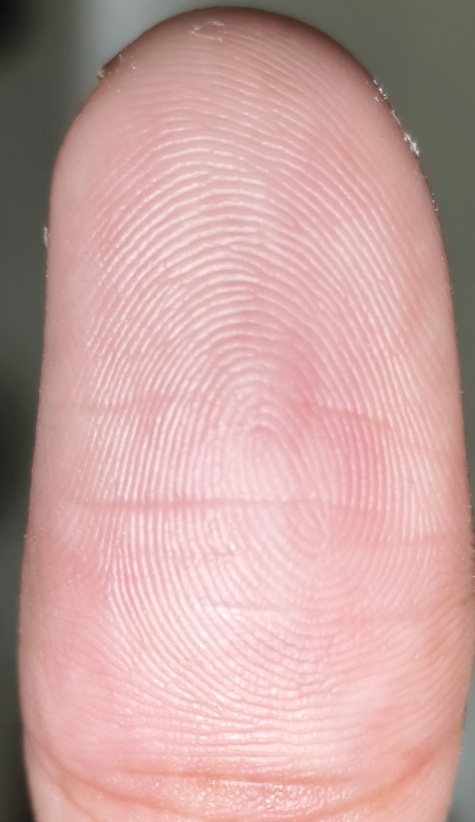
#> input picture input/finger1.jpg, 949 x 1644 px (shown at 1/2 size)
$ python cli.py ../input/finger1.jpg   (older library calls are emulated)
#> lines starting #> are read from the running program, lines starting #| are printed output that depends on the picture; after the words box and inside, x2 and y2 are one past the last pixel; in counts of white or black regions, pixels touching at a corner belong together
### backend/pipeline/acquisition.py
import cv2

def load_image(path):
#> called with path = '../input/finger1.jpg'
    img = cv2.imread(path)
#> img is the input picture: shape (1644, 949, 3); mean B, G, R 160.1, 162.8, 200.7
    if img is None:
        raise ValueError("Invalid image path")
    return img

### backend/app/services/fingerprint_service.py
from __future__ import annotations

import json
import logging
import re
import shutil
import time
import uuid
from pathlib import Path

import cv2
import numpy as np

from backend.pipeline.gabor_enhancement import gabor_enhance
from backend.pipeline.preprocessing import preprocess
from backend.pipeline.ridge_postprocess import postprocess
from backend.pipeline.roi_extraction import extract_roi
from backend.pipeline.thresholding import adaptive_threshold
from backend.app.services.validation_service import inspect_quality
from backend.app.core.config import DATA_DIR, FINGERPRINT_JOB_TTL_HOURS

logger = logging.getLogger(__name__)


def cleanup_expired_jobs(data_dir: Path = DATA_DIR, now: float | None = None, ttl_hours: int = FINGERPRINT_JOB_TTL_HOURS) -> int:
    """Remove only expired job directories; cleanup errors must not fail processing."""
    if ttl_hours <= 0:
        return 0
    try:
        entries = list(data_dir.iterdir())
    except FileNotFoundError:
        return 0
    except OSError:
        logger.warning("Could not list fingerprint job directory %s", data_dir, exc_info=True)
        return 0

    cutoff = (time.time() if now is None else now) - ttl_hours * 60 * 60
    removed = 0
    for entry in entries:
        if not entry.is_dir() or not re.fullmatch(r"[0-9a-f]{32}", entry.name):
            continue
        try:
            if entry.stat().st_mtime < cutoff:
                shutil.rmtree(entry)
                removed += 1
        except OSError:
            logger.warning("Could not remove expired fingerprint job %s", entry, exc_info=True)
    if removed:
        logger.info("Removed %s expired fingerprint job(s)", removed)
    return removed


class FingerprintService:
    def process_bytes(self, content: bytes, filename: str, input_mode: str = "upload") -> dict:
#> called with filename = 'finger1.jpg', input_mode = 'cli'
        started = time.perf_counter()
        raw = np.frombuffer(content, dtype=np.uint8)
        image = cv2.imdecode(raw, cv2.IMREAD_COLOR)
        if image is None or image.size == 0:
            raise ValueError("The uploaded file is not a valid fingerprint image.")
        height, width = image.shape[:2]
        if min(width, height) < 21:
            raise ValueError("Fingerprint images must be at least 21 pixels wide and high.")
        if width * height > 25_000_000:
            raise ValueError("Image dimensions exceed the 25 megapixel processing limit.")

        roi = extract_roi(image)
        if min(roi.shape[:2]) < 21:
            roi = image
        gray, normalized = preprocess(roi)
        enhanced = gabor_enhance(normalized)
        binary = adaptive_threshold(enhanced)
        final = postprocess(binary)
        source_gray = cv2.cvtColor(image, cv2.COLOR_BGR2GRAY)
        quality = inspect_quality(source_gray)

        job_id = uuid.uuid4().hex
        cleanup_expired_jobs()
        images = {"original": image, "roi": roi, "preprocessed": normalized, "enhanced": enhanced, "binary": binary, "final": final}
        job_dir = DATA_DIR / job_id
        job_dir.mkdir(parents=True, exist_ok=True)
        for name, array in images.items():
            cv2.imwrite(str(job_dir / f"{name}.png"), array)
        safe_filename = filename.replace("\\", "/").split("/")[-1].replace("\x00", "") or "fingerprint"
        result = {
            "job_id": job_id,
            "status": "completed",
            "filename": safe_filename,
            "input_mode": input_mode,
            "images": {name: f"/api/v1/fingerprint/image/{job_id}/{name}" for name in images},
            "metadata": {**quality, "processing_time_ms": round((time.perf_counter() - started) * 1000, 2)},
        }
        (job_dir / "result.json").write_text(json.dumps(result), encoding="utf-8")
        return result


fingerprint_service = FingerprintService()

### backend/pipeline/roi_extraction.py
import cv2
import numpy as np

def extract_roi(img):
    gray = cv2.cvtColor(img, cv2.COLOR_BGR2GRAY)
    blur = cv2.GaussianBlur(gray, (7,7), 0)

    _, mask = cv2.threshold(
        blur, 0, 255, cv2.THRESH_BINARY + cv2.THRESH_OTSU
    )
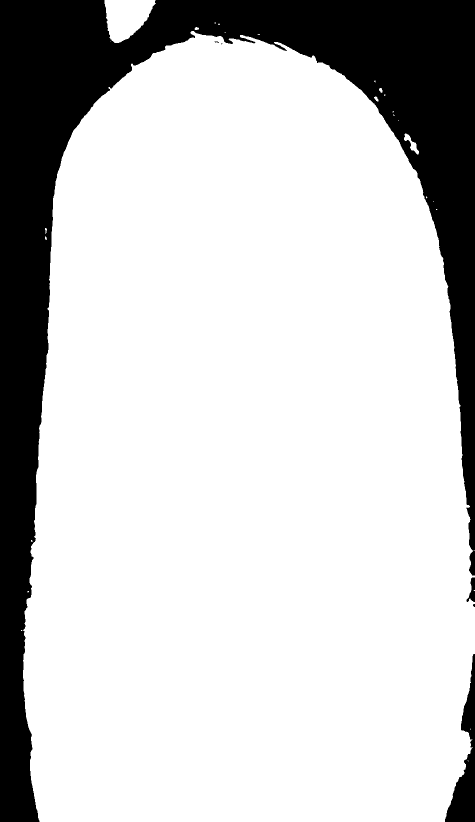
#> mask: shape (1644, 949) (shown at 1/2 size); 79.4% white; 6 black regions (3 under 20 px), largest, box (x1, y1, x2, y2) and area: (0, 0, 949, 1644) 313735, (890, 1308, 949, 1644) 7534, (933, 1155, 949, 1204) 394

    kernel = cv2.getStructuringElement(cv2.MORPH_ELLIPSE, (15,15))
    mask = cv2.morphologyEx(mask, cv2.MORPH_CLOSE, kernel)
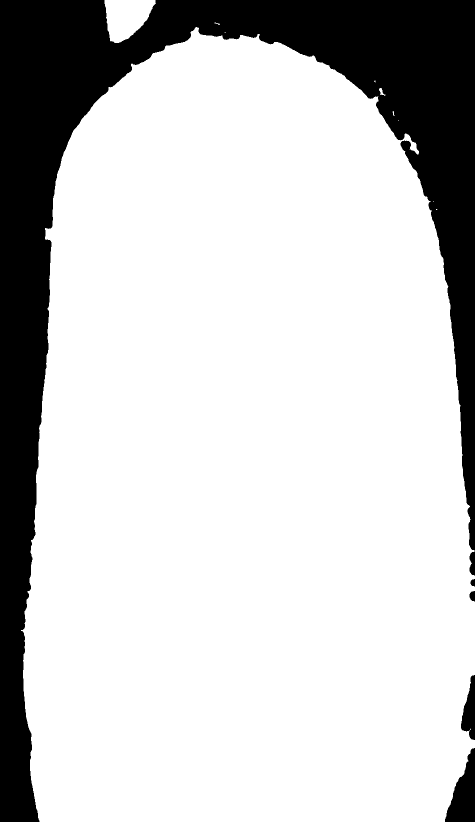
#> mask: shape (1644, 949) (shown at 1/2 size); 79.5% white; 6 black regions

    contours, _ = cv2.findContours(
        mask, cv2.RETR_EXTERNAL, cv2.CHAIN_APPROX_SIMPLE
    )
#> contours = 10 contours, 7 with area under 20; largest, box (x1, y1, x2, y2) and area: (42, 54, 949, 1644) 1232144, (209, 0, 312, 86) 5959, (758, 176, 771, 192) 63

    if not contours:
        return img

    cnt = max(contours, key=cv2.contourArea)
#> cnt = contour of 1436 points, box (x1, y1, x2, y2) (42, 54, 949, 1644), area 1232144
    x,y,w,h = cv2.boundingRect(cnt)
#> x = 42; y = 54; w = 907; h = 1590

    return img[y:y+h, x:x+w]

### backend/pipeline/preprocessing.py
import cv2

def preprocess(img):
    gray = cv2.cvtColor(img, cv2.COLOR_BGR2GRAY)
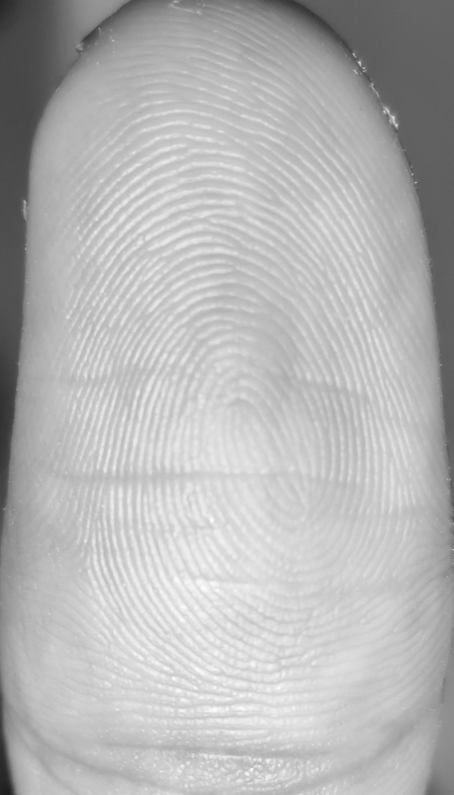
#> gray: shape (1590, 907) (shown at 1/2 size); min 28, max 254, mean 181.6
    blur = cv2.GaussianBlur(gray, (5,5), 0)
#> blur: shape (1590, 907)

    clahe = cv2.createCLAHE(clipLimit=2.0, tileGridSize=(8,8))
    norm = clahe.apply(blur)
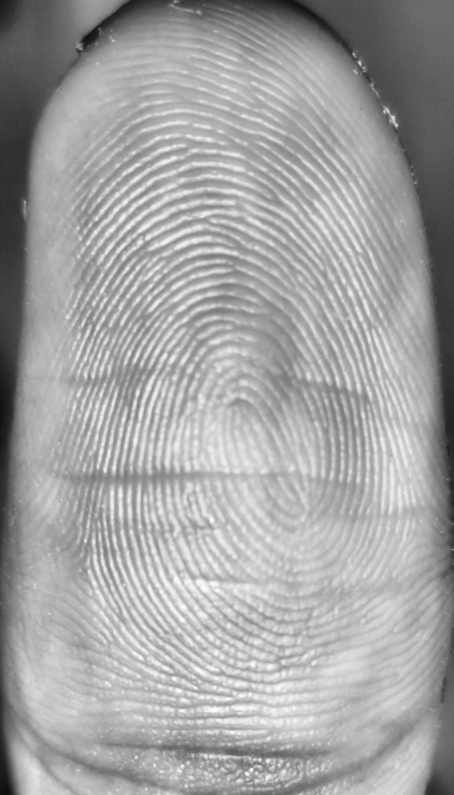
#> norm: shape (1590, 907) (shown at 1/2 size); min 13, max 253, mean 163.3

    return gray, norm

### backend/pipeline/gabor_enhancement.py
import cv2
import numpy as np

def gabor_enhance(img):
    img = img.astype(np.float32) / 255.0
#> img: shape (1590, 907) float32

    thetas = np.linspace(0, np.pi, 16, endpoint=False)
    responses = []

    for theta in thetas:
        kernel = cv2.getGaborKernel(
            ksize=(31,31),
            sigma=4.0,
            theta=theta,
            lambd=10.0,
            gamma=0.5,
            psi=0,
            ktype=cv2.CV_32F
        )
        resp = cv2.filter2D(img, cv2.CV_32F, kernel)
        responses.append(np.abs(resp))
#> this loop made 16 passes
#> pass 2, in gabor_enhance, `resp = cv2.filter2D(img, cv2.CV_32F, kernel)`:
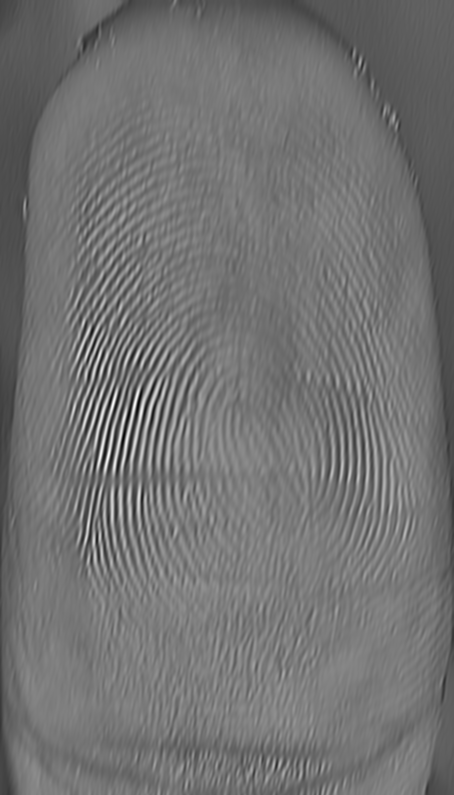
#> resp: shape (1590, 907) float32 (shown at 1/2 size); min -6.24, max 19.28, mean 5.26; drawn with min black and max white
#> after the loop, responses = 16 items

    energy = np.mean(responses, axis=0)
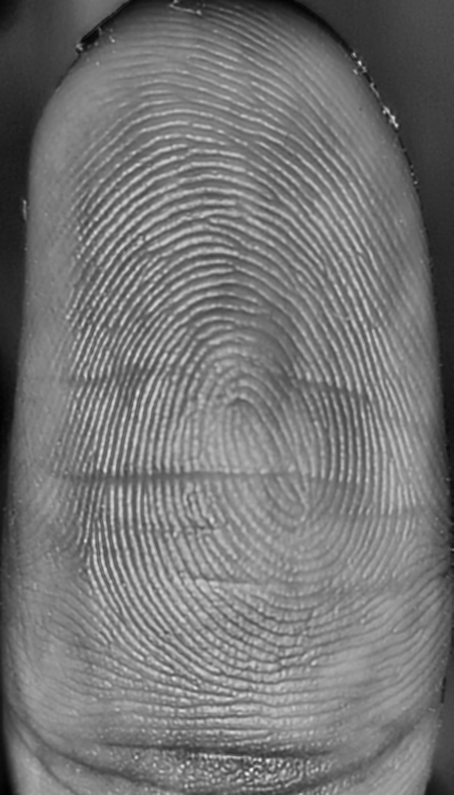
#> energy: shape (1590, 907) float32 (shown at 1/2 size); min 0.35, max 11.37, mean 5.42; drawn with min black and max white

    # Contrast enhancement
    energy = cv2.normalize(energy, None, 0, 255, cv2.NORM_MINMAX)
    energy = energy.astype(np.uint8)

    # Edge-preserving smoothing
    energy = cv2.bilateralFilter(energy, 9, 50, 50)

    return energy

### backend/pipeline/thresholding.py
import cv2

def adaptive_threshold(img):
    return cv2.adaptiveThreshold(
        img,
        255,
        cv2.ADAPTIVE_THRESH_GAUSSIAN_C,
        cv2.THRESH_BINARY_INV,
        21,
        5
    )
#> returned value: shape (1590, 907); 21.1% white; 1440 white regions (700 under 20 px), largest, box (x1, y1, x2, y2) and area: (263, 640, 685, 1351) 19482, (153, 527, 698, 1112) 12978, (131, 459, 589, 915) 11857

### backend/pipeline/ridge_postprocess.py
import cv2
import numpy as np

def postprocess(binary):
    kernel = cv2.getStructuringElement(cv2.MORPH_ELLIPSE, (3,3))
    clean = cv2.morphologyEx(binary, cv2.MORPH_OPEN, kernel)
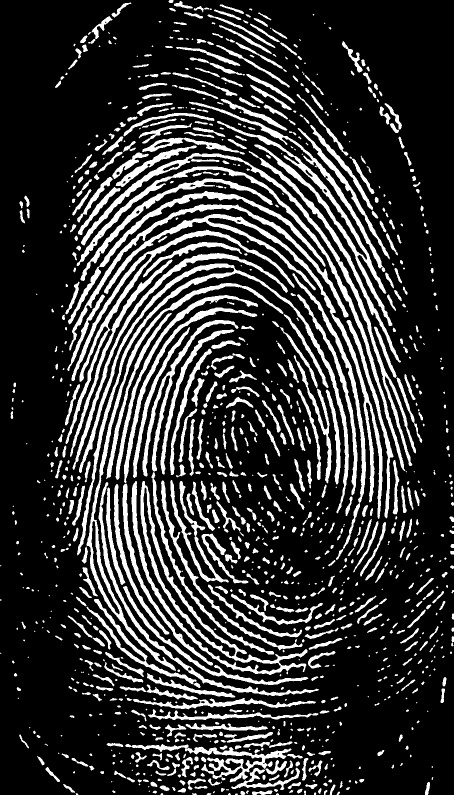
#> clean: shape (1590, 907) (shown at 1/2 size); 20.7% white; 1112 white regions (318 under 20 px), largest, box (x1, y1, x2, y2) and area: (154, 527, 698, 1111) 12936, (263, 962, 615, 1350) 11430, (208, 428, 765, 1038) 11231
    clean = cv2.morphologyEx(clean, cv2.MORPH_CLOSE, kernel)
#> clean: shape (1590, 907); 20.7% white; 1073 white regions (308 under 20 px), largest, box (x1, y1, x2, y2) and area: (154, 527, 698, 1111) 12942, (263, 962, 615, 1350) 11449, (208, 428, 765, 1038) 11245

    return clean

### backend/app/services/validation_service.py
import cv2
import numpy as np


def inspect_quality(gray: np.ndarray) -> dict:
    height, width = gray.shape[:2]
    laplacian = float(cv2.Laplacian(gray, cv2.CV_64F).var())
#> laplacian = 8.64
    contrast = float(gray.std())
#> contrast = 47.59
    brightness = float(gray.mean())
#> brightness = 173.8
    warnings = []
    if min(width, height) < 96:
        warnings.append("Image is small; ridge detail may be limited.")
    if laplacian < 8:
        warnings.append("Image appears soft or out of focus.")
    if contrast < 12:
        warnings.append("Image has low contrast.")
    if brightness < 20 or brightness > 238:
        warnings.append("Image is unusually dark or bright.")
    score = max(0, min(100, round(min(1, laplacian / 120) * 45 + min(1, contrast / 55) * 35 + (20 if 35 <= brightness <= 220 else 8))))
#> score = 54
    return {"width": width, "height": height, "quality_score": score, "blur_score": round(laplacian, 2), "contrast": round(contrast, 2), "brightness": round(brightness, 2), "warnings": warnings}

### backend/utils/io_utils.py
import cv2
import os

def save(img, path):
    os.makedirs(os.path.dirname(path), exist_ok=True)
    cv2.imwrite(path, img)

### backend/cli.py
import argparse
from pathlib import Path

from backend.app.services.fingerprint_service import fingerprint_service
from backend.pipeline.acquisition import load_image
from backend.utils.io_utils import save


VALID_EXT = (".jpg", ".jpeg", ".png", ".bmp", ".webp")


def process_image(input_path, output_path):
    image = load_image(str(input_path))
    import cv2
    ok, encoded = cv2.imencode(Path(input_path).suffix or ".png", image)
    if not ok:
        raise ValueError("Could not encode input image")
    result = fingerprint_service.process_bytes(encoded.tobytes(), Path(input_path).name, "cli")
#> in process_bytes, `quality = inspect_quality(source_gray)`: quality = {'width': 949, 'height': 1644, 'quality_score': 54, 'blur_score': 8.64, 'contrast': 47.59, 'brightness': 173.8, 'warnings': []}
#> the loop in process_bytes, `for name, array in images.items():` made 6 passes
#> result = 6 items
    from backend.app.core.config import DATA_DIR
    final = cv2.imread(str(DATA_DIR / result["job_id"] / "final.png"), cv2.IMREAD_GRAYSCALE)
    save(final, str(output_path))


def main():
    parser = argparse.ArgumentParser(description="Process fingerprint images with the shared CV pipeline")
    parser.add_argument("path", help="Image file or folder to process")
    parser.add_argument("--output", default="backend/data/outputs", help="Output directory (default: backend/data/outputs)")
    args = parser.parse_args()
    input_path = Path(args.path)

    # ---------- CASE 1: SINGLE IMAGE ----------
    if input_path.is_file():
        if input_path.suffix.lower() not in VALID_EXT:
            parser.error("Unsupported file type")
        output_path = Path(args.output) / input_path.name
        print(f"Processing image: {input_path.name}")
        process_image(input_path, output_path)
        print(f"Saved: {output_path}")

    # ---------- CASE 2: FOLDER ----------
    elif input_path.is_dir():
        output_dir = Path(args.output) / input_path.name
        print(f"Processing folder: {input_path}")
        for source in input_path.iterdir():
            if not source.is_file() or source.suffix.lower() not in VALID_EXT:
                continue
            out_file = output_dir / source.name
            try:
                process_image(source, out_file)
                print(f"Saved: {out_file}")
            except Exception as e:
                print(f"Failed {source.name}: {e}")

    else:
        parser.error("Invalid path provided")


if __name__ == "__main__":
    main()

$ run again, on input/Fingers_test/L_C_1.jpeg
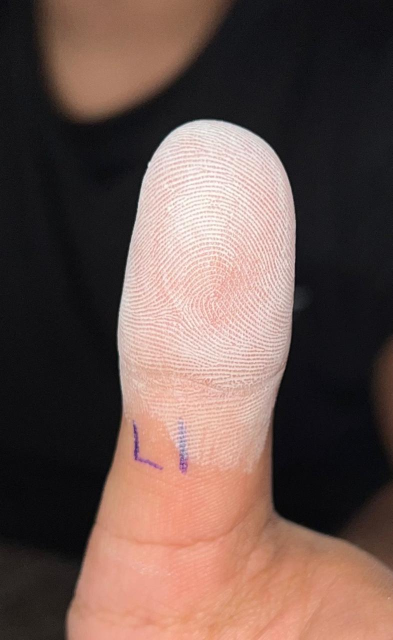
#> input picture input/Fingers_test/L_C_1.jpeg, 785 x 1280 px (shown at 1/2 size)
#> in load_image, img is the input picture: shape (1280, 785, 3); mean B, G, R 78, 84.3, 106.4
#> in extract_roi, `_, mask = cv2.threshold( blur, 0, 255, cv2.THRESH_BINARY + cv2.THRESH_..`:
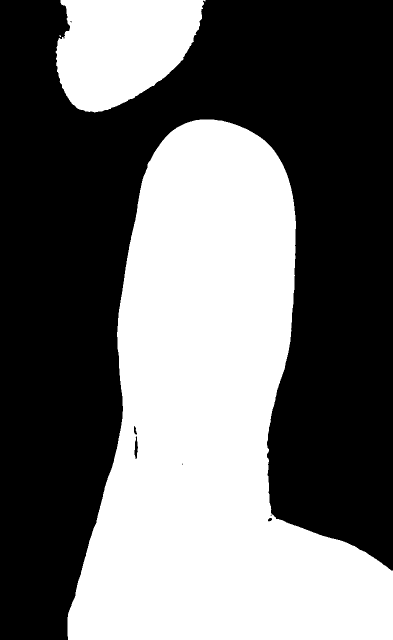
#> mask: shape (1280, 785) (shown at 1/2 size); 43.5% white; 3 white regions (1 under 20 px), largest, box (x1, y1, x2, y2) and area: (135, 239, 785, 1280) 387540, (111, 0, 411, 225) 49612
#> contours = 2 contours; box (x1, y1, x2, y2) and area: (135, 239, 785, 1280) 386388, (111, 0, 411, 225) 49364
#> cnt = contour of 905 points, box (x1, y1, x2, y2) (135, 239, 785, 1280), area 386388
#> x = 135; y = 239; w = 650; h = 1041
#> img: shape (1041, 650) float32
#> after the loop in gabor_enhance, `for theta in thetas:`: responses = 16 items
#> in postprocess, `clean = cv2.morphologyEx(clean, cv2.MORPH_CLOSE, kernel)`:
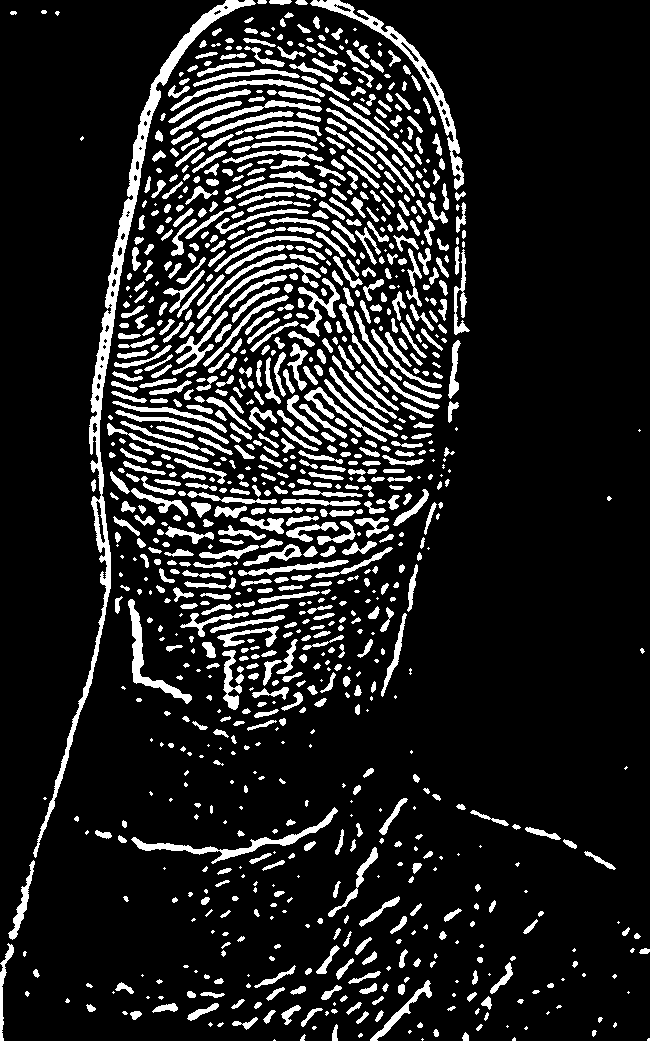
#> clean: shape (1041, 650); 13.8% white; 1023 white regions (221 under 20 px), largest, box (x1, y1, x2, y2) and area: (33, 0, 256, 858) 7255, (310, 0, 464, 190) 2204, (131, 807, 338, 864) 1376
#> laplacian = 66.15
#> contrast = 80.86
#> brightness = 90.13
#> score = 80
#> quality = {'width': 785, 'height': 1280, 'quality_score': 80, 'blur_score': 66.15, 'contrast': 80.86, 'brightness': 90.13, 'warnings': []}
#> the loop in process_bytes, `for name, array in images.items():` made 6 passes
#> result = 6 items
